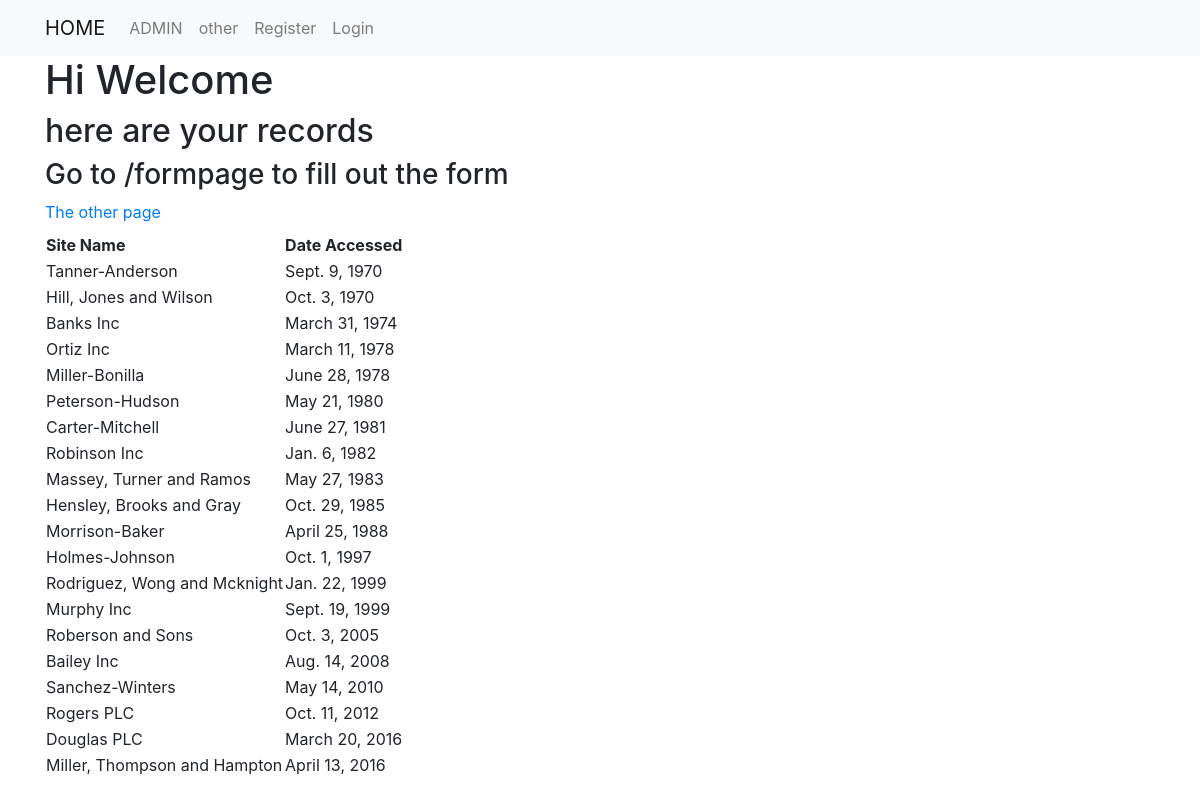
The page / on the database its author committed.
### first_app/models.py (models this page shows, shortened)
class AccessRecord(models.Model):
    name = models.ForeignKey(Webpage, default=1, on_delete=models.CASCADE)
    date = models.DateField()

class Webpage (models.Model):
    topic = models.ForeignKey(Topic, default=1, on_delete=models.CASCADE)
    name = models.CharField(max_length=264, unique=True)
    url = models.URLField(unique=True)
    def __str__(self):
        return self.name

### first_app/views.py (the view)
# urls.py: url(r'^$', views.index, name='index'),
def index(request):
    webpages_list=AccessRecord.objects.order_by('date')
    date_dict={'access_records':webpages_list}
    context_dict={
    'text':'Hello Again',
    'number': 100
    }
    return render(request, 'first_app/index.html',
    context=date_dict)

### first_app/templatetags/my_extras.py (called while the page is built)
@register.filter(name='cut')
def cut(value,arg):
    return value.replace(arg,'')

### templates/first_app/index.html (shortened to what this page needs)
<!DOCTYPE html>
{% extends "first_app/base.html" %}
{% load my_extras %}
  {% block body_block %}
  {% if request.user.is_authenticated %}
   <h1>Hi Welcome {{ request.user.username }}</h1>
{% else %}
<h1>Hi Welcome</h1>
{% endif %}
    <h2>here are your records</h2>
    <h3>Go to /formpage to fill out the form</h3>
    <a href="{% url 'first_app:other' %}">The other page</a>
    <div class="djangotwo">
      {% if access_records %}
      <table>
        <thead>
          <th>Site Name</th>
          <th>Date Accessed</th>
        </thead>
        {% for i in access_records %}
          <tr>
              <td>{{i.name}}</td>
              <td>{{i.date}}</td>
          </tr>
          {% endfor %}
      </table>
      {% else %}
          <p>no records found</p>
        {% endif %}
      </div>
      {% endblock %}

### templates/first_app/base.html (shortened to what this page needs)
<!DOCTYPE html>
<html lang="en" dir="ltr">
  <head>
    <link rel="stylesheet" href="https://stackpath.bootstrapcdn.com/bootstrap/4.4.1/css/bootstrap.min.css">
  </head>
  <body>
    <nav class="navbar navbar-expand-lg navbar-light bg-light">
      <div class="container">
        <ul class="navbar-nav mr-auto">
          <li class="nav-item"><a class="navbar-brand" href="{% url 'index' %}">HOME</a></li>
          <li class="nav-item"><a class="nav-link" href="{% url 'admin:index' %}">ADMIN</a></li>
          <li class="nav-item"><a class="nav-link" href="{% url 'first_app:other' %}">other</a></li>
          <li class="nav-item"><a class="nav-link" href="{% url 'first_app:register' %}">Register</a></li>
          {% if user.is_authenticated %}
          <li class="nav-item"><a class="nav-link" href="{% url 'logout' %}">Logout</a></li>
          {% else %}
          <li class="nav-item"><a class="nav-link" href="{% url 'first_app:user_login' %}">Login</a></li>
          {% endif %}
        </ul>
      </div>
    </nav>
    <div class="container">
      {% block body_block %}{% endblock %}
    </div>
  </body>
</html>

### rows shown on the page
AccessRecord: name "Tanner-Anderson", date "Sept. 9, 1970"
AccessRecord: name "Hill, Jones and Wilson", date "Oct. 3, 1970"
AccessRecord: name "Banks Inc", date "March 31, 1974"
AccessRecord: name "Ortiz Inc", date "March 11, 1978"
AccessRecord: name "Miller-Bonilla", date "June 28, 1978"
AccessRecord: name "Peterson-Hudson", date "May 21, 1980"
AccessRecord: name "Carter-Mitchell", date "June 27, 1981"
AccessRecord: name "Robinson Inc", date "Jan. 6, 1982"
AccessRecord: name "Massey, Turner and Ramos", date "May 27, 1983"
AccessRecord: name "Hensley, Brooks and Gray", date "Oct. 29, 1985"
AccessRecord: name "Morrison-Baker", date "April 25, 1988"
AccessRecord: name "Holmes-Johnson", date "Oct. 1, 1997"
AccessRecord: name "Rodriguez, Wong and Mcknight", date "Jan. 22, 1999"
AccessRecord: name "Murphy Inc", date "Sept. 19, 1999"
AccessRecord: name "Roberson and Sons", date "Oct. 3, 2005"
AccessRecord: name "Bailey Inc", date "Aug. 14, 2008"
AccessRecord: name "Sanchez-Winters", date "May 14, 2010"
AccessRecord: name "Rogers PLC", date "Oct. 11, 2012"
AccessRecord: name "Douglas PLC", date "March 20, 2016"
AccessRecord: name "Miller, Thompson and Hampton", date "April 13, 2016"
